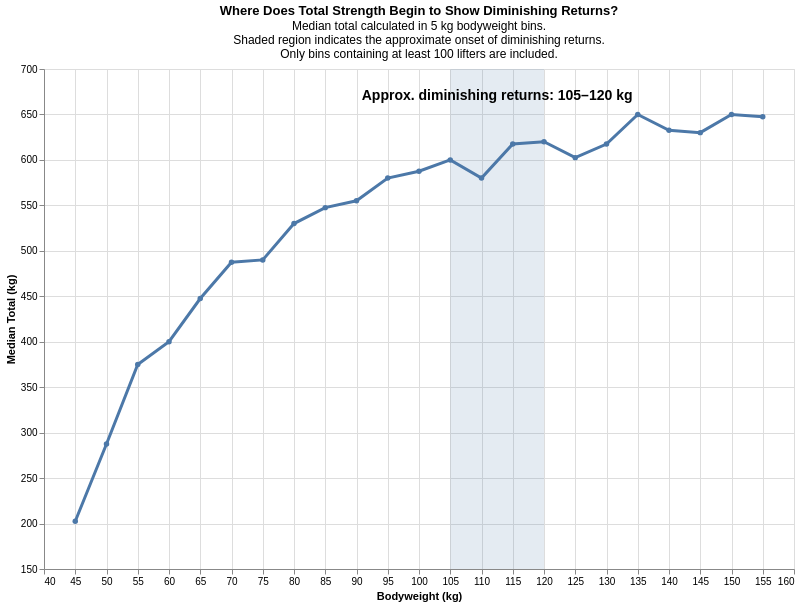

The code cell stored with this chart in its notebook:
### Code cell
# ============================================================
# TASK 2 FINAL VISUALIZATION
# At what bodyweight does total strength show diminishing returns?
# ============================================================

import altair as alt
import pandas as pd
import numpy as np


# ------------------------------------------------------------
# 1. Prepare Task 2 data
# ------------------------------------------------------------

task2_data = marginal_gains.copy()

# Keep only Male and Female
task2_data = task2_data[
    task2_data["Sex"].isin(["M", "F"])
].copy()


# ------------------------------------------------------------
# 2. Define approximate diminishing-return regions
#    based on our exploratory analysis
# ------------------------------------------------------------

diminishing_regions = pd.DataFrame({
    "Sex": ["F", "M"],
    "Start": [80, 105],
    "End": [90, 120]
})


# ------------------------------------------------------------
# 3. Interactive sex selector
# ------------------------------------------------------------

sex_select_task2 = alt.param(
    name="Sex_Task2",
    value="M",
    bind=alt.binding_select(
        options=["M", "F"],
        labels=["Male", "Female"],
        name="Sex: "
    )
)


# ------------------------------------------------------------
# 4. Shaded diminishing-return region
# ------------------------------------------------------------

region = (
    alt.Chart(diminishing_regions)
    .transform_filter(
        alt.datum.Sex == sex_select_task2
    )
    .mark_rect(
        opacity=0.15
    )
    .encode(
        x=alt.X(
            "Start:Q",
            scale=alt.Scale(domain=[40, 160])
        ),
        x2="End:Q"
    )
)


# ------------------------------------------------------------
# 5. Median Total line
# ------------------------------------------------------------

total_line = (
    alt.Chart(task2_data)
    .add_params(sex_select_task2)
    .transform_filter(
        alt.datum.Sex == sex_select_task2
    )
    .mark_line(
        point=True,
        strokeWidth=3
    )
    .encode(
        x=alt.X(
            "BodyweightBin:Q",
            title="Bodyweight (kg)",
            scale=alt.Scale(
                domain=[40, 160]
            )
        ),

        y=alt.Y(
            "MedianTotal:Q",
            title="Median Total (kg)",
            scale=alt.Scale(
                domain=[150, 700]
            )
        ),

        tooltip=[
            alt.Tooltip(
                "BodyweightBin:Q",
                title="Bodyweight",
                format=".0f"
            ),

            alt.Tooltip(
                "MedianTotal:Q",
                title="Median Total",
                format=".1f"
            ),

            alt.Tooltip(
                "SmoothedMarginalGain:Q",
                title="Smoothed Marginal Gain",
                format=".2f"
            ),

            alt.Tooltip(
                "Lifters:Q",
                title="Lifters",
                format=","
            )
        ]
    )
)


# ------------------------------------------------------------
# 6. Label the diminishing-return region
# ------------------------------------------------------------

region_label = (
    alt.Chart(diminishing_regions)
    .transform_filter(
        alt.datum.Sex == sex_select_task2
    )
    .transform_calculate(
        Midpoint="(datum.Start + datum.End) / 2",
        Label="'Approx. diminishing returns: ' + "
              "datum.Start + '–' + datum.End + ' kg'"
    )
    .mark_text(
        align="center",
        baseline="top",
        fontSize=14,
        fontWeight="bold",
        dy=10
    )
    .encode(
        x=alt.X(
            "Midpoint:Q",
            scale=alt.Scale(domain=[40, 160])
        ),

        y=alt.value(10),

        text="Label:N"
    )
)


# ------------------------------------------------------------
# 7. Final visualization
# ------------------------------------------------------------

task2_chart = (
    region +
    total_line +
    region_label
).properties(
    width=750,
    height=500,

    title=alt.TitleParams(
        text="Where Does Total Strength Begin to Show Diminishing Returns?",

        subtitle=[
            "Median total calculated in 5 kg bodyweight bins.",
            "Shaded region indicates the approximate onset of diminishing returns.",
            "Only bins containing at least 100 lifters are included."
        ]
    )
)

task2_chart

### Figure 1 — Vega-Lite specification as saved in the notebook (floating-point values rounded to 4 significant figures)
{"config": {"view": {"continuousWidth": 300, "continuousHeight": 300}}, "layer": [{"data": {"name": "data-69fad3797eadd75da471c46b555e2c52"}, "mark": {"type": "rect", "opacity": 0.15}, "encoding": {"x": {"field": "Start", "scale": {"domain": [40, 160]}, "type": "quantitative"}, "x2": {"field": "End"}}, "transform": [{"filter": "(datum.Sex === Sex_Task2)"}]}, {"data": {"name": "data-27723546b08648de3114a44d2c009b88"}, "mark": {"type": "line", "point": true, "strokeWidth": 3}, "encoding": {"tooltip": [{"field": "BodyweightBin", "format": ".0f", "title": "Bodyweight", "type": "quantitative"}, {"field": "MedianTotal", "format": ".1f", "title": "Median Total", "type": "quantitative"}, {"field": "SmoothedMarginalGain", "format": ".2f", "title": "Smoothed Marginal Gain", "type": "quantitative"}, {"field": "Lifters", "format": ",", "title": "Lifters", "type": "quantitative"}], "x": {"field": "BodyweightBin", "scale": {"domain": [40, 160]}, "title": "Bodyweight (kg)", "type": "quantitative"}, "y": {"field": "MedianTotal", "scale": {"domain": [150, 700]}, "title": "Median Total (kg)", "type": "quantitative"}}, "transform": [{"filter": "(datum.Sex === Sex_Task2)"}]}, {"data": {"name": "data-69fad3797eadd75da471c46b555e2c52"}, "mark": {"type": "text", "align": "center", "baseline": "top", "dy": 10, "fontSize": 14, "fontWeight": "bold"}, "encoding": {"text": {"field": "Label", "type": "nominal"}, "x": {"field": "Midpoint", "scale": {"domain": [40, 160]}, "type": "quantitative"}, "y": {"value": 10}}, "transform": [{"filter": "(datum.Sex === Sex_Task2)"}, {"calculate": "(datum.Start + datum.End) / 2", "as": "Midpoint"}, {"calculate": "'Approx. diminishing returns: ' + datum.Start + '–' + datum.End + ' kg'", "as": "Label"}]}], "height": 500, "params": [{"name": "Sex_Task2", "bind": {"input": "select", "options": ["M", "F"], "labels": ["Male", "Female"], "name": "Sex: "}, "value": "M"}], "title": {"text": "Where Does Total Strength Begin to Show Diminishing Returns?", "subtitle": ["Median total calculated in 5 kg bodyweight bins.", "Shaded region indicates the approximate onset of diminishing returns.", "Only bins containing at least 100 lifters are included."]}, "width": 750, "$schema": "https://vega.github.io/schema/vega-lite/v6.4.1.json", "datasets": {"data-69fad3797eadd75da471c46b555e2c52": [{"Sex": "F", "Start": 80, "End": 90}, {"Sex": "M", "Start": 105, "End": 120}], "data-27723546b08648de3114a44d2c009b88": [{"Sex": "F", "BodyweightBin": 40.0, "MedianTotal": 190.0, "MeanTotal": 192.5, "Lifters": 239, "BodyweightChange": null, "TotalChange": null, "MarginalGain": null, "SmoothedMarginalGain": null}, {"Sex": "F", "BodyweightBin": 45.0, "MedianTotal": 228.8, "MeanTotal": 235.0, "Lifters": 900, "BodyweightChange": 5.0, "TotalChange": 38.75, "MarginalGain": 7.75, "SmoothedMarginalGain": 7.0}, {"Sex": "F", "BodyweightBin": 50.0, "MedianTotal": 260.0, "MeanTotal": 260.9, "Lifters": 2342, "BodyweightChange": 5.0, "TotalChange": 31.25, "MarginalGain": 6.25, "SmoothedMarginalGain": 6.0}, {"Sex": "F", "BodyweightBin": 55.0, "MedianTotal": 280.0, "MeanTotal": 282.3, "Lifters": 4445, "BodyweightChange": 5.0, "TotalChange": 20.0, "MarginalGain": 4.0, "SmoothedMarginalGain": 3.917}, {"Sex": "F", "BodyweightBin": 60.0, "MedianTotal": 287.5, "MeanTotal": 290.8, "Lifters": 4217, "BodyweightChange": 5.0, "TotalChange": 7.5, "MarginalGain": 1.5, "SmoothedMarginalGain": 2.917}, {"Sex": "F", "BodyweightBin": 65.0, "MedianTotal": 303.8, "MeanTotal": 305.7, "Lifters": 4514, "BodyweightChange": 5.0, "TotalChange": 16.25, "MarginalGain": 3.25, "SmoothedMarginalGain": 2.333}, {"Sex": "F", "BodyweightBin": 70.0, "MedianTotal": 315.0, "MeanTotal": 317.7, "Lifters": 4252, "BodyweightChange": 5.0, "TotalChange": 11.25, "MarginalGain": 2.25, "SmoothedMarginalGain": 1.5}, {"Sex": "F", "BodyweightBin": 75.0, "MedianTotal": 310.0, "MeanTotal": 312.4, "Lifters": 2085, "BodyweightChange": 5.0, "TotalChange": -5.0, "MarginalGain": -1.0, "SmoothedMarginalGain": 1.583}, {"Sex": "F", "BodyweightBin": 80.0, "MedianTotal": 327.5, "MeanTotal": 330.7, "Lifters": 2510, "BodyweightChange": 5.0, "TotalChange": 17.5, "MarginalGain": 3.5, "SmoothedMarginalGain": 1.0}, {"Sex": "F", "BodyweightBin": 85.0, "MedianTotal": 330.0, "MeanTotal": 333.0, "Lifters": 1507, "BodyweightChange": 5.0, "TotalChange": 2.5, "MarginalGain": 0.5, "SmoothedMarginalGain": 1.0}, {"Sex": "F", "BodyweightBin": 90.0, "MedianTotal": 325.0, "MeanTotal": 325.4, "Lifters": 818, "BodyweightChange": 5.0, "TotalChange": -5.0, "MarginalGain": -1.0, "SmoothedMarginalGain": 0.8333}, {"Sex": "F", "BodyweightBin": 95.0, "MedianTotal": 340.0, "MeanTotal": 344.5, "Lifters": 945, "BodyweightChange": 5.0, "TotalChange": 15.0, "MarginalGain": 3.0, "SmoothedMarginalGain": 0.0}, {"Sex": "F", "BodyweightBin": 100.0, "MedianTotal": 330.0, "MeanTotal": 333.2, "Lifters": 546, "BodyweightChange": 5.0, "TotalChange": -10.0, "MarginalGain": -2.0, "SmoothedMarginalGain": 1.333}, {"Sex": "F", "BodyweightBin": 105.0, "MedianTotal": 345.0, "MeanTotal": 349.1, "Lifters": 492, "BodyweightChange": 5.0, "TotalChange": 15.0, "MarginalGain": 3.0, "SmoothedMarginalGain": 0.6667}, {"Sex": "F", "BodyweightBin": 110.0, "MedianTotal": 350.0, "MeanTotal": 353.2, "Lifters": 344, "BodyweightChange": 5.0, "TotalChange": 5.0, "MarginalGain": 1.0, "SmoothedMarginalGain": 1.333}, {"Sex": "F", "BodyweightBin": 115.0, "MedianTotal": 350.0, "MeanTotal": 353.6, "Lifters": 287, "BodyweightChange": 5.0, "TotalChange": 0.0, "MarginalGain": 0.0, "SmoothedMarginalGain": 2.0}, {"Sex": "F", "BodyweightBin": 120.0, "MedianTotal": 375.0, "MeanTotal": 371.1, "Lifters": 217, "BodyweightChange": 5.0, "TotalChange": 25.0, "MarginalGain": 5.0, "SmoothedMarginalGain": 1.917}, {"Sex": "F", "BodyweightBin": 125.0, "MedianTotal": 378.8, "MeanTotal": 375.9, "Lifters": 156, "BodyweightChange": 5.0, "TotalChange": 3.75, "MarginalGain": 0.75, "SmoothedMarginalGain": 1.333}, {"Sex": "F", "BodyweightBin": 130.0, "MedianTotal": 370.0, "MeanTotal": 380.3, "Lifters": 102, "BodyweightChange": 5.0, "TotalChange": -8.75, "MarginalGain": -1.75, "SmoothedMarginalGain": -0.5}, {"Sex": "M", "BodyweightBin": 45.0, "MedianTotal": 202.5, "MeanTotal": 217.3, "Lifters": 129, "BodyweightChange": null, "TotalChange": null, "MarginalGain": null, "SmoothedMarginalGain": null}, {"Sex": "M", "BodyweightBin": 50.0, "MedianTotal": 287.5, "MeanTotal": 295.0, "Lifters": 439, "BodyweightChange": 5.0, "TotalChange": 85.0, "MarginalGain": 17.0, "SmoothedMarginalGain": 17.25}, {"Sex": "M", "BodyweightBin": 55.0, "MedianTotal": 375.0, "MeanTotal": 370.4, "Lifters": 1501, "BodyweightChange": 5.0, "TotalChange": 87.5, "MarginalGain": 17.5, "SmoothedMarginalGain": 13.17}, {"Sex": "M", "BodyweightBin": 60.0, "MedianTotal": 400.0, "MeanTotal": 393.7, "Lifters": 1518, "BodyweightChange": 5.0, "TotalChange": 25.0, "MarginalGain": 5.0, "SmoothedMarginalGain": 10.67}, {"Sex": "M", "BodyweightBin": 65.0, "MedianTotal": 447.5, "MeanTotal": 443.9, "Lifters": 3642, "BodyweightChange": 5.0, "TotalChange": 47.5, "MarginalGain": 9.5, "SmoothedMarginalGain": 7.5}, {"Sex": "M", "BodyweightBin": 70.0, "MedianTotal": 487.5, "MeanTotal": 485.5, "Lifters": 7928, "BodyweightChange": 5.0, "TotalChange": 40.0, "MarginalGain": 8.0, "SmoothedMarginalGain": 6.0}, {"Sex": "M", "BodyweightBin": 75.0, "MedianTotal": 490.0, "MeanTotal": 486.2, "Lifters": 3841, "BodyweightChange": 5.0, "TotalChange": 2.5, "MarginalGain": 0.5, "SmoothedMarginalGain": 5.5}, {"Sex": "M", "BodyweightBin": 80.0, "MedianTotal": 530.0, "MeanTotal": 528.3, "Lifters": 9263, "BodyweightChange": 5.0, "TotalChange": 40.0, "MarginalGain": 8.0, "SmoothedMarginalGain": 4.0}, {"Sex": "M", "BodyweightBin": 85.0, "MedianTotal": 547.5, "MeanTotal": 546.9, "Lifters": 8189, "BodyweightChange": 5.0, "TotalChange": 17.5, "MarginalGain": 3.5, "SmoothedMarginalGain": 4.333}, {"Sex": "M", "BodyweightBin": 90.0, "MedianTotal": 555.0, "MeanTotal": 551.3, "Lifters": 5315, "BodyweightChange": 5.0, "TotalChange": 7.5, "MarginalGain": 1.5, "SmoothedMarginalGain": 3.333}, {"Sex": "M", "BodyweightBin": 95.0, "MedianTotal": 580.0, "MeanTotal": 578.2, "Lifters": 5693, "BodyweightChange": 5.0, "TotalChange": 25.0, "MarginalGain": 5.0, "SmoothedMarginalGain": 2.667}, {"Sex": "M", "BodyweightBin": 100.0, "MedianTotal": 587.5, "MeanTotal": 582.5, "Lifters": 3828, "BodyweightChange": 5.0, "TotalChange": 7.5, "MarginalGain": 1.5, "SmoothedMarginalGain": 3.0}, {"Sex": "M", "BodyweightBin": 105.0, "MedianTotal": 600.0, "MeanTotal": 600.7, "Lifters": 3254, "BodyweightChange": 5.0, "TotalChange": 12.5, "MarginalGain": 2.5, "SmoothedMarginalGain": 0.0}, {"Sex": "M", "BodyweightBin": 110.0, "MedianTotal": 580.0, "MeanTotal": 578.8, "Lifters": 1371, "BodyweightChange": 5.0, "TotalChange": -20.0, "MarginalGain": -4.0, "SmoothedMarginalGain": 2.0}, {"Sex": "M", "BodyweightBin": 115.0, "MedianTotal": 617.5, "MeanTotal": 612.7, "Lifters": 1762, "BodyweightChange": 5.0, "TotalChange": 37.5, "MarginalGain": 7.5, "SmoothedMarginalGain": 1.333}, {"Sex": "M", "BodyweightBin": 120.0, "MedianTotal": 620.0, "MeanTotal": 623.0, "Lifters": 1382, "BodyweightChange": 5.0, "TotalChange": 2.5, "MarginalGain": 0.5, "SmoothedMarginalGain": 1.5}, {"Sex": "M", "BodyweightBin": 125.0, "MedianTotal": 602.5, "MeanTotal": 595.7, "Lifters": 629, "BodyweightChange": 5.0, "TotalChange": -17.5, "MarginalGain": -3.5, "SmoothedMarginalGain": 0.0}, {"Sex": "M", "BodyweightBin": 130.0, "MedianTotal": 617.5, "MeanTotal": 619.0, "Lifters": 544, "BodyweightChange": 5.0, "TotalChange": 15.0, "MarginalGain": 3.0, "SmoothedMarginalGain": 2.0}, {"Sex": "M", "BodyweightBin": 135.0, "MedianTotal": 650.0, "MeanTotal": 644.8, "Lifters": 560, "BodyweightChange": 5.0, "TotalChange": 32.5, "MarginalGain": 6.5, "SmoothedMarginalGain": 2.0}, {"Sex": "M", "BodyweightBin": 140.0, "MedianTotal": 632.5, "MeanTotal": 622.7, "Lifters": 281, "BodyweightChange": 5.0, "TotalChange": -17.5, "MarginalGain": -3.5, "SmoothedMarginalGain": 0.8333}, {"Sex": "M", "BodyweightBin": 145.0, "MedianTotal": 630.0, "MeanTotal": 637.4, "Lifters": 230, "BodyweightChange": 5.0, "TotalChange": -2.5, "MarginalGain": -0.5, "SmoothedMarginalGain": 0.0}, {"Sex": "M", "BodyweightBin": 150.0, "MedianTotal": 650.0, "MeanTotal": 642.1, "Lifters": 193, "BodyweightChange": 5.0, "TotalChange": 20.0, "MarginalGain": 4.0, "SmoothedMarginalGain": 1.0}, {"Sex": "M", "BodyweightBin": 155.0, "MedianTotal": 647.5, "MeanTotal": 653.3, "Lifters": 134, "BodyweightChange": 5.0, "TotalChange": -2.5, "MarginalGain": -0.5, "SmoothedMarginalGain": 1.75}]}}
